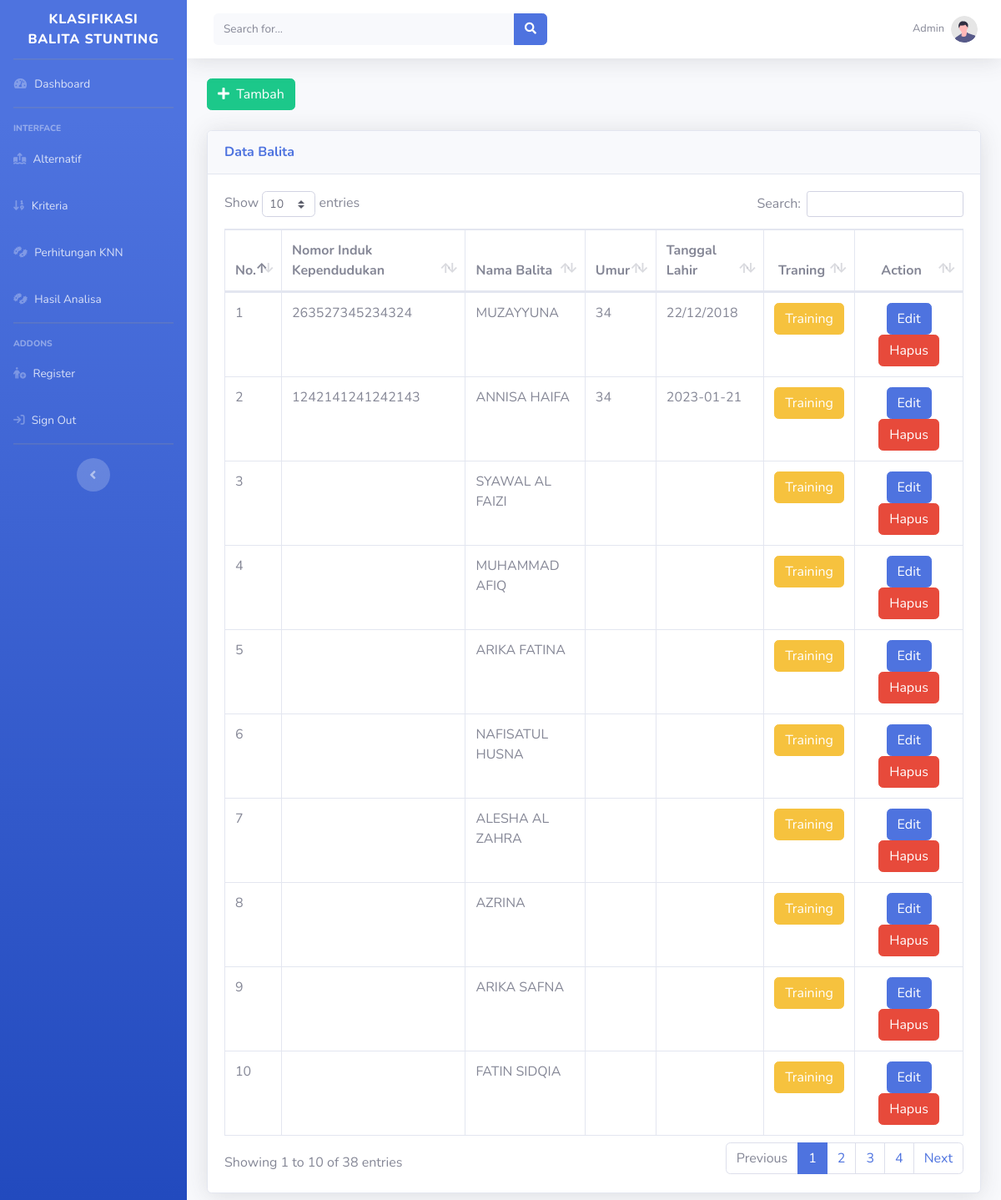
/admin/alternatif.php (signed in), run on the app's committed database.
### tables this page shows
CREATE TABLE `tb_alternatif` (
  `id_alternatif` varchar(11) NOT NULL,
  `nik_alternatif` varchar(20) NOT NULL,
  `nama_alternatif` varchar(50) NOT NULL,
  `umur_alternatif` varchar(10) NOT NULL,
  `tgl_alternatif` varchar(10) NOT NULL,
  `keputusan_training` varchar(50) NOT NULL,
  `distance` double NOT NULL,
  `rangking` int(11) NOT NULL,
  `pilihan` varchar(20) NOT NULL
);

### admin/alternatif.php (the view)
<?php
include 'header.php';
?>
<div>
    <a class="btn btn-success" href="alternatifaksi.php?aksi=tambah" role="button"><i class="fa fa-plus"
            aria-hidden="true"></i>&nbsp
        Tambah</a>
</div>
<br>
<div class='card shadow mb-2'>
    <div class='card-header py-3'>
        <h6 class='m-0 font-weight-bold text-primary'>Data Balita</h6>
    </div>
    <div class='card-body'>
        <div class='table-responsive'>
            <table class='table table-bordered' id='dataTable' width='100%' cellspacing='0'>
                <thead>
                    <tr>
                        <th>No.</th>
                        <th>Nomor Induk Kependudukan</th>
                        <th>Nama Balita</th>
                        <th>Umur</th>
                        <th>Tanggal Lahir</th>
                        <th class="text-center">Traning</th>
                        <th class="text-center">Action</th>
                    </tr>
                </thead>
                <tbody>
                    <?php
$data = mysqli_query($db, "SELECT * FROM tb_alternatif ORDER BY id_alternatif asc");
$no = 1;
while ($a = mysqli_fetch_array($data)) {
    ?>
                    <tr>
                        <td><?=$no++;?></td>
                        <td><?=$a['nik_alternatif'];?></td>
                        <td><?=$a['nama_alternatif'];?></td>
                        <td><?=$a['umur_alternatif'];?></td>
                        <td><?=$a['tgl_alternatif'];?></td>
                        <td class="text-center">
                            <a href="training.php?id_alternatif=<?=$a['id_alternatif'];?> "
                                class="btn btn-warning">Training</a>
                        </td>
                        <td class="text-center">
                            <a href="alternatifaksi.php?id_alternatif=<?=$a['id_alternatif'];?>&aksi=ubah"
                                class="btn btn-primary">Edit</a>
                            <a href="alternatifproses.php?id_alternatif=<?=$a['id_alternatif'];?>&proses=proseshapus"
                                class="btn btn-danger">Hapus</a>
                        </td>
                    </tr>
                    <?php
}
?>
                </tbody>
            </table>
        </div>
    </div>
</div>
</div>
<?php
include 'footer.php';
?>

### data on the page
tb_alternatif: nik_alternatif "263527345234324", nama_alternatif "MUZAYYUNA", umur_alternatif "34", tgl_alternatif "22/12/2018"
tb_alternatif: nik_alternatif "1242141241242143", nama_alternatif "ANNISA HAIFA", umur_alternatif "34", tgl_alternatif "2023-01-21"
tb_alternatif: nama_alternatif "SYAWAL AL FAIZI"
tb_alternatif: nama_alternatif "MUHAMMAD AFIQ"
tb_alternatif: nama_alternatif "ARIKA FATINA"
tb_alternatif: nama_alternatif "NAFISATUL HUSNA"
tb_alternatif: nama_alternatif "ALESHA AL ZAHRA"
tb_alternatif: nama_alternatif "AZRINA"
tb_alternatif: nama_alternatif "ARIKA SAFNA"
tb_alternatif: nama_alternatif "FATIN SIDQIA"
